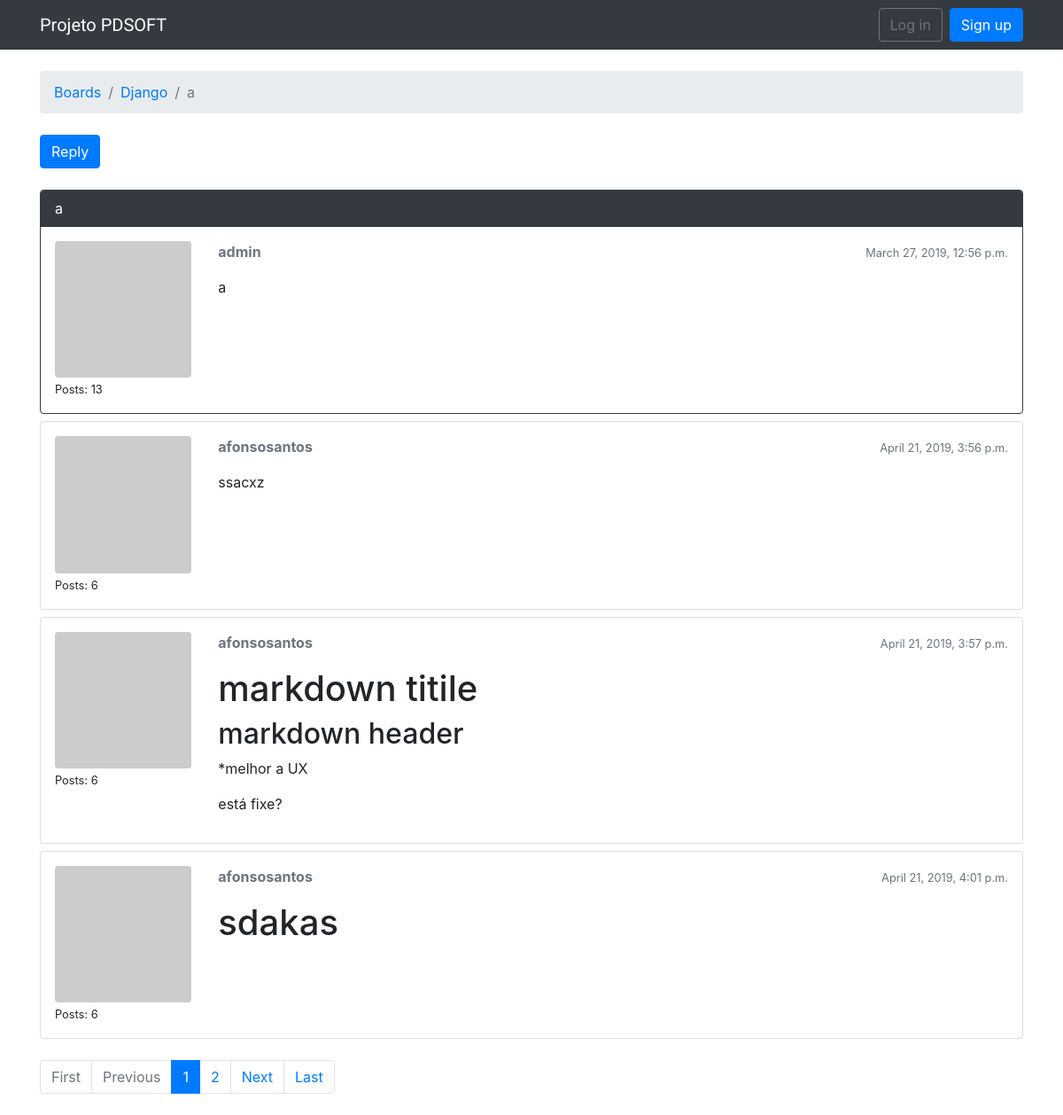
The page /boards/1/topics/1/ on the database its author committed.
### boards/models.py (models this page shows, shortened)
class Topic(models.Model):
    subject = models.CharField(max_length=255)
    last_updated = models.DateTimeField(auto_now_add=True)
    board = models.ForeignKey(Board, related_name='topics', on_delete=models.CASCADE)
    starter = models.ForeignKey(User, related_name='topics', on_delete=models.CASCADE)
    views = models.PositiveIntegerField(default=0)

class Board(models.Model):
    name = models.CharField(max_length=30, unique=True)
    description = models.CharField(max_length=100)

class Post(models.Model):
    message = models.TextField(max_length=4000)
    topic = models.ForeignKey(Topic, related_name='posts', on_delete=models.CASCADE)
    created_at = models.DateTimeField(auto_now_add=True)
    updated_at = models.DateTimeField(null=True)
    created_by = models.ForeignKey(User, related_name='posts', on_delete=models.CASCADE)
    updated_by = models.ForeignKey(User, null=True, related_name='+', on_delete=models.CASCADE)
    def get_message_as_markdown(self):
        return mark_safe(markdown(self.message, safe_mode='escape'))

### boards/views.py (the view)
# urls.py: url(r'^boards/(?P<pk>\d+)/topics/(?P<topic_pk>\d+)/$', views.PostListView.as_view(),
class PostListView(ListView):
	model = Post
	context_object_name = 'posts'
	template_name = 'topic_posts.html'
	paginate_by = 4
	def get_context_data(self, **kwargs):
		session_key = 'viewed_topic_{}'.format(self.topic.pk)
		if not self.request.session.get(session_key, False):
			self.topic.views += 1
			self.topic.save()
			self.request.session[session_key] = True
		kwargs['topic'] = self.topic
		return super().get_context_data(**kwargs)
	def get_queryset(self):
		self.topic = get_object_or_404(Topic, pk=self.kwargs.get('pk'))
		queryset = self.topic.posts.order_by('created_at')
		return queryset

### boards/templatetags/gravatar.py (called while the page is built)
@register.filter
def gravatar(user):
	email = user.email.lower().encode('utf-8')
	default = 'mm'
	size = 256
	url = 'https://www.gravatar.com/avatar/{md5}?{params}'.format(
		md5=hashlib.md5(email).hexdigest(),
		params=urlencode({'d': default, 's': str(size)})
		)
	return url

### templates/topic_posts.html (shortened to what this page needs)
{% extends 'base.html' %}
{% load gravatar %}
{% block breadcrumb %}
  <li class="breadcrumb-item"><a href="{% url 'home' %}">Boards</a></li>
  <li class="breadcrumb-item"><a href="{% url 'board_topics' topic.board.pk %}">{{ topic.board.name }}</a></li>
  <li class="breadcrumb-item active">{{ topic.subject }}</li>
{% endblock %}
{% block content %}
  <div class="mb-4">
    <a href="{% url 'reply_topic' topic.board.pk topic.pk %}" class="btn btn-primary" role="button">Reply</a>
  </div>
  {% for post in posts %}
    <div d="{{ post.pk }}" class="card {% if forloop.last %}mb-4{% else %}mb-2{% endif %} {% if forloop.first %}border-dark{% endif %}">
      {% if forloop.first %}
        <div class="card-header text-white bg-dark py-2 px-3">{{ topic.subject }}</div>
      {% endif %}
      <div class="card-body p-3">
        <div class="row">
          <div class="col-2">
            <img src="{{ post.created_by|gravatar }}" alt="{{ post.created_by.username }}" class="w-100 rounded">
            <small>Posts: {{ post.created_by.posts.count }}</small>
          </div>
          <div class="col-10">
            <div class="row mb-3">
              <div class="col-6">
                <strong class="text-muted">{{ post.created_by.username }}</strong>
              </div>
              <div class="col-6 text-right">
                <small class="text-muted">{{ post.created_at }}</small>
              </div>
            </div>
            {{ post.get_message_as_markdown }}
          </div>
        </div>
      </div>
    </div>
  {% endfor %}
  {% include 'includes/pagination.html' %}
{% endblock %}

### templates/base.html (shortened to what this page needs)
{% load static %}<!DOCTYPE html>
<html>
  <head>
    <link rel="stylesheet" href="{% static 'css/bootstrap.min.css' %}">
    <link rel="stylesheet" href="{% static 'css/app.css' %}">
  </head>
    <body>
      {% block body %}
      <nav class="navbar navbar-expand-sm navbar-dark bg-dark">
        <div class="container">
          <a class="navbar-brand" href="{% url 'home' %}">Projeto PDSOFT</a>
          <div class="collapse navbar-collapse" id="mainMenu">
            {% if user.is_authenticated %}
              <ul class="navbar-nav ml-auto">
                <li class="nav-item dropdown">
                  <a class="nav-link dropdown-toggle" href="#" id="userMenu" data-toggle="dropdown" aria-haspopup="true" aria-expanded="false">
                    {{ user.username }}
                  </a>
                  <div class="dropdown-menu dropdown-menu-right" aria-labelledby="userMenu">
                    <a class="dropdown-item" href="{% url 'my_account' %}">My account</a>
                    <a class="dropdown-item" href="{% url 'password_change' %}">Change password</a>
                    <div class="dropdown-divider"></div>
                    <a class="dropdown-item" href="{% url 'logout' %}">Log out</a>
                  </div>
                </li>
              </ul>
            {% else %}
              <form class="form-inline ml-auto">
                <a href="{% url 'login' %}" class="btn btn-outline-secondary">Log in</a>
                <a href="{% url 'signup' %}" class="btn btn-primary ml-2">Sign up</a>
              </form>
            {% endif %}
          </div>
        </div>
      </nav>
      <div class="container">
        <ol class="breadcrumb my-4">
          {% block breadcrumb %}
          {% endblock %}
        </ol>
        {% block content %}
        {% endblock %}
      </div>
    {% endblock body %}
  </body>
</html>

### templates/includes/pagination.html (shortened to what this page needs)
{% if is_paginated %}
  <nav aria-label="Topics pagination" class="mb-4">
    <ul class="pagination">
      {% if page_obj.number > 1 %}
        <li class="page-item">
          <a class="page-link" href="?page=1">First</a>
        </li>
      {% else %}
        <li class="page-item disabled">
          <span class="page-link">First</span>
        </li>
      {% endif %}
      {% if page_obj.has_previous %}
        <li class="page-item">
          <a class="page-link" href="?page={{ page_obj.previous_page_number }}">Previous</a>
        </li>
      {% else %}
        <li class="page-item disabled">
          <span class="page-link">Previous</span>
        </li>
      {% endif %}
      {% for page_num in paginator.page_range %}
        {% if page_obj.number == page_num %}
          <li class="page-item active">
            <span class="page-link">
              {{ page_num }}
            </span>
          </li>
        {% elif page_num > page_obj.number|add:'-3' and page_num < page_obj.number|add:'3' %}
          <li class="page-item">
            <a class="page-link" href="?page={{ page_num }}">{{ page_num }}</a>
          </li>
        {% endif %}
      {% endfor %}
      {% if page_obj.has_next %}
        <li class="page-item">
          <a class="page-link" href="?page={{ page_obj.next_page_number }}">Next</a>
        </li>
      {% else %}
        <li class="page-item disabled">
          <span class="page-link">Next</span>
        </li>
      {% endif %}
      {% if page_obj.number != paginator.num_pages %}
        <li class="page-item">
          <a class="page-link" href="?page={{ paginator.num_pages }}">Last</a>
        </li>
      {% else %}
        <li class="page-item disabled">
          <span class="page-link">Last</span>
        </li>
      {% endif %}
    </ul>
  </nav>
{% endif %}

### static/css/app.css (style rules this page uses)
.navbar-brand { font-family: 'Peralta', cursive; }

### rows shown on the page
Topic: board.name "Django", subject "a"
Post: created_by.posts.count "13", created_by.username "admin", created_at "March 27, 2019, 12:56 p.m.", get_message_as_markdown "a"
Post: created_by.posts.count "6", created_by.username "afonsosantos", created_at "April 21, 2019, 3:56 p.m.", get_message_as_markdown "ssacxz"
Post: created_by.posts.count "6", created_by.username "afonsosantos", created_at "April 21, 2019, 3:57 p.m.", get_message_as_markdown "markdown titile markdown header *melhor a UX está fixe?"
Post: created_by.posts.count "6", created_by.username "afonsosantos", created_at "April 21, 2019, 4:01 p.m.", get_message_as_markdown "sdakas"

### other values the page prints
{{ page_num }} "1"
{{ page_num }} "2"
